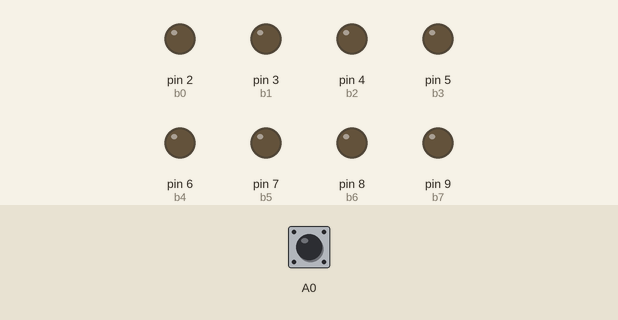
The sketch below on a simulated Arduino Uno, built with avr-gcc and run on an emulated ATmega328P. Shown: output pins drawn as LEDs (lit = HIGH). Dashed ring = blinking. Inputs (shaded band) come from the test bench; at power-on: A0 LOW.

Above: at 1.2 s.
1.3 s: A0 driven HIGH
At 1.42 s:
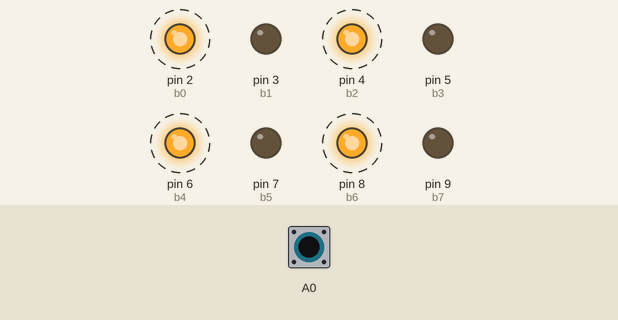
At 1.87 s:
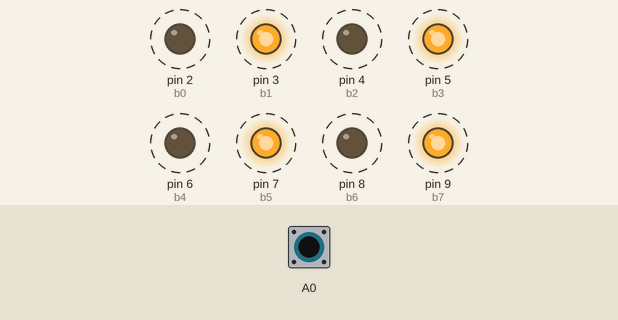
4.3 s: A0 pulsed LOW 2 times (0.12 s each, 0.3 s apart)
At 5.12 s:
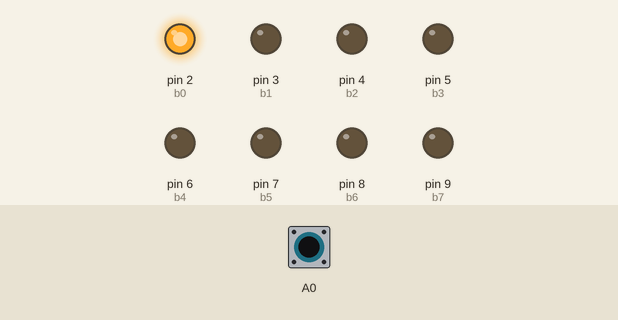
Timing chart, 0 to 13.3 s (numbered marks = the images above; inputs shaded):
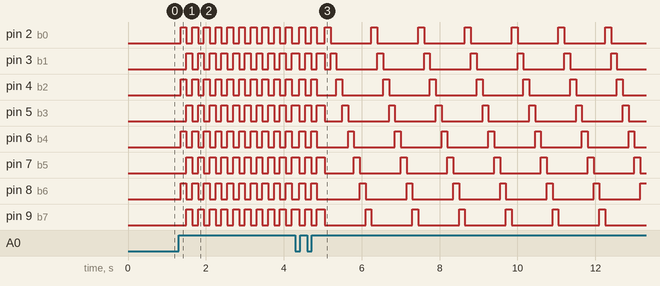

Measured:
- after the input at 1.3 s, pin 2 (b0), pin 4 (b2), pin 6 (b4), pin 8 (b6): alternates HIGH for 0.15 s and LOW for 0.15 s, starting after 0.05 s; pin 3 (b1), pin 5 (b3), pin 7 (b5), pin 9 (b7): alternates HIGH for 0.15 s and LOW for 0.15 s, starting after 0.20 s

The sketch:

dgonz162_lab3_part2.ino
```cpp
// C++ code

/*        Your Name & E-mail: David Gonzalez, dgonz162@ucr.edu
*          Lab Section: 021
*         Assignment: Lab 3  Exercise 2
*         Exercise Description: cycles through five different light shows
*         I acknowledge all content contained herein, excluding template or example code, is my own original work.
*         Demo Link:
*/

#define b0 2
#define b1 3
#define b2 4
#define b3 5
#define b4 6
#define b5 7
#define b6 8
#define b7 9

unsigned char cnt = 0;
unsigned char a = 0x80;
unsigned char b = 0x01;
unsigned char c = 0x00;
//for edge detection
unsigned char buttonState = 0;
int lastButtonState = 0;

enum SM_states {Start, lights} SM_state;
void setup()
{
  SM_state = Start;
  pinMode(A0,INPUT);
  pinMode(b0,OUTPUT);
  pinMode(b1,OUTPUT);
  pinMode(b2,OUTPUT);
  pinMode(b3,OUTPUT);
  pinMode(b4,OUTPUT);
  pinMode(b5,OUTPUT);
  pinMode(b6,OUTPUT);
  pinMode(b7,OUTPUT);
  Serial.begin(9600);
}

void resetB()
{
  digitalWrite(b7,LOW);
  digitalWrite(b6,LOW);
  digitalWrite(b5,LOW);
  digitalWrite(b4,LOW);
  digitalWrite(b3,LOW);
  digitalWrite(b2,LOW);
  digitalWrite(b1,LOW);
  digitalWrite(b0,LOW);
}

void writeToB(unsigned char temp)
{
  if ((temp>>7) & 0x01){digitalWrite(b7,HIGH);}
  if ((temp>>6) & 0x01){digitalWrite(b6,HIGH);}
  if ((temp>>5) & 0x01){digitalWrite(b5,HIGH);}
  if ((temp>>4) & 0x01){digitalWrite(b4,HIGH);}
  if ((temp>>3) & 0x01){digitalWrite(b3,HIGH);}
  if ((temp>>2) & 0x01){digitalWrite(b2,HIGH);}
  if ((temp>>1) & 0x01){digitalWrite(b1,HIGH);}
  if (temp & 0x01){digitalWrite(b0,HIGH);}
}

void TickFct_SM(){
  buttonState = digitalRead(A0);
  if(buttonState != lastButtonState){

    if(buttonState == HIGH){
      if(cnt < 5){
        cnt++;
      }else{
        cnt = 1;
      }

      switch(SM_state){
        case Start:
            SM_state = lights;
        break;

        case lights:
            if(digitalRead(A0) == LOW){
                SM_state = lights;
            }
        break;

        default:
            SM_state = Start;
        break;
      }//transitions

    }
    delay(50);
  }

  lastButtonState = buttonState;

  switch(SM_state){
    case Start:
    resetB();
    break;

    case lights:

        switch(cnt){
            case 1:
                resetB();
                digitalWrite(b0,HIGH);
                digitalWrite(b2,HIGH);
                digitalWrite(b4,HIGH);
                digitalWrite(b6,HIGH);
                delay(150);
              resetB();
                digitalWrite(b1,HIGH);
                digitalWrite(b3,HIGH);
                digitalWrite(b5,HIGH);
                digitalWrite(b7,HIGH);
              delay(150);
            break;

            case 2:
                resetB();
              for(int i = 0; i < 8; i++){
                resetB();
                  writeToB(b);
                  b = b << 1;
                  delay(150);
                }
              b = 0x01;
            break;

            case 3:
                resetB();
              b = 0x80;
              for(int i = 7; i >= 0; i--){
                resetB();
                  writeToB(b);
                  b = b >> 1;
                  delay(150);
                }
            break;

            case 4:
                resetB();
                b = 0x01;
              for(int i = 0; i < 8; i++){
                  writeToB(b);
                  b = b << 1;
                  delay(150);
                }
            break;

            case 5:
            resetB();
            a = 0x80;
            b = 0x01;
            c = 0x00;
            for(int i = 0; i < 8; i++){
              resetB();
                c = a | b;
                writeToB(c);
              if(i < 4){
                a = a >> 1;
                b = b << 1;
              }else{
                a = a << 1;
                b = b >> 1;
              }
              delay(150);
            }
            break;

            default:
            break;
        }

      break;

      default:
      break;
    }//actions

}

void loop()
{
  TickFct_SM();
}
```
